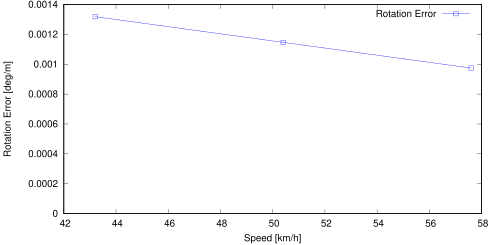

The script that saved this image:
set term postscript eps enhanced color
set output "sub04_rs.eps"
set size ratio 0.5
set yrange [0:*]
set xlabel "Speed [km/h]"
set ylabel "Rotation Error [deg/m]"
plot "sub04_rs.txt" using ($1*3.6):($2*57.3) title 'Rotation Error' lc rgb "#0000FF" pt 4 w linespoints
